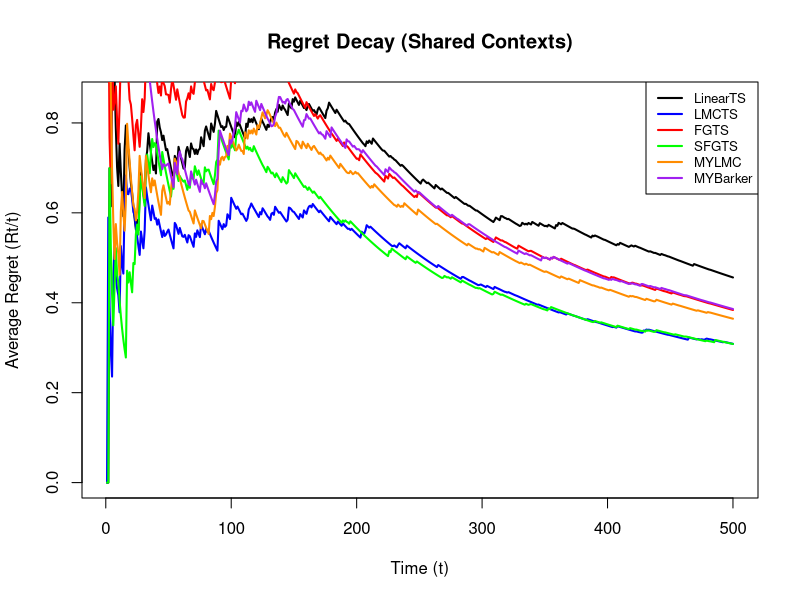

Source code (R):
set.seed(123)
library(MASS)

# ----------------------- Problem setup -----------------------
T <- 500                 # Horizon
K <- 2                    # Number of arms
d_context <- 4            # Context dimension
d <- K * d_context        # Parameter dimension (block per arm)
eta <- 1
sigma <- 1                # Reward noise std
sigma0 <- 0.01*eta        # Prior std

# ----------------------- Sampler hyperparameters -----------------------
h_lmc <- 1e-4             # Langevin stepsize
h_barker <- 0.01           # Barker proposal scale
K_lmc <- 1               # LMC inner iterations
K_barker <- 1            # Barker inner iterations
lambda_fg <- 0.5*eta      # Feel-good regularization strength
lambda_my <- 10            # Moreau envelope smoothing width
b_cap <- 1                # Optimism reward cap
s_param <- 5.0            # Sigmoid sharpness (smooth FGTS)

# ----------------------- Ground truth model -----------------------
theta_star <- rnorm(d) #c(rnorm(d/2), rep(5, d/2))
theta_star_mat <- matrix(theta_star, d_context, K)

# Shared contexts/noise so all algorithms see identical environment
X_all <- matrix(rnorm(T * d_context), T, d_context)
noise_all <- rnorm(T, 0, sigma)

# Feature mapping: block-vector for chosen arm
get_phi_matrix <- function(X, a, K, d_context) {
  vec <- rep(0, K * d_context)
  st <- (a - 1) * d_context + 1
  vec[st:(st + d_context - 1)] <- X
  return(vec)
}

# Numerically stable sigmoid used in SFGTS
sigmoid_stable <- function(z) {
  ifelse(z >= 0, 1 / (1 + exp(-z)), exp(z) / (1 + exp(z)))
}

# Gradient of Moreau-Yosida envelope of hinge(b − f)
grad_my_envelope <- function(x, a, lam) {
  ifelse(x <= a - lam, -1, ifelse(x >= a, 0, (x - a) / lam))
}

# ================================================================
# 1. Exact Linear Thompson Sampling (Gaussian posterior)
# ================================================================
mu <- rep(0, d) 
Sigma <- diag(sigma0^2, d)
regrets_linear <- numeric(T)

for (t in 1:T) {
  X_t <- X_all[t,]
  
  theta_sample <- MASS::mvrnorm(1, mu, Sigma)      # Exact posterior sample
  a_t <- which.max(as.vector(X_t %*% matrix(theta_sample, d_context, K)))
  
  r_star_t <- max(as.vector(X_t %*% theta_star_mat))
  phi_t <- get_phi_matrix(X_t, a_t, K, d_context)
  regrets_linear[t] <- r_star_t - sum(phi_t * theta_star)
  
  r_obs <- sum(phi_t * theta_star) + noise_all[t]  # Observed reward
  
  # Bayesian linear regression update
  S_inv <- solve(Sigma)
  Sigma <- solve(S_inv + (1/sigma^2)*tcrossprod(phi_t))
  mu <- Sigma %*% (S_inv %*% mu + (1/sigma^2)*phi_t*r_obs)
}

# ================================================================
# 2. LMC Thompson Sampling (approx posterior sampling)
# ================================================================
theta_curr <- rep(0, d); A <- matrix(0, d, d); b_vec <- rep(0, d)
regrets_lmc <- numeric(T)

for (t in 1:T) {
  X_t <- X_all[t,]
  
  for (k in 1:K_lmc) {
    grad <- (theta_curr/sigma0^2) + (2*eta*(A %*% theta_curr - b_vec)) # del(-log posterior)
    theta_curr <- theta_curr - h_lmc * grad + sqrt(2*h_lmc) * rnorm(d) # Langevin step
  }
  
  a_t <- which.max(as.vector(X_t %*% matrix(theta_curr, d_context, K)))
  phi_t <- get_phi_matrix(X_t, a_t, K, d_context)
  regrets_lmc[t] <- max(as.vector(X_t %*% theta_star_mat)) - sum(phi_t * theta_star)
  
  # Update sufficient statistics (A,b)
  A <- A + tcrossprod(phi_t)
  b_vec <- b_vec + phi_t*(sum(phi_t * theta_star) + noise_all[t])
}

# ================================================================
# 3. FGTS — hard optimism bonus
# ================================================================
theta_curr <- rep(0, d); A <- matrix(0, d, d); b_vec <- rep(0, d)
regrets_fg <- numeric(T); X_hist <- matrix(0, T, d_context)

for (t in 1:T) {
  X_t <- X_all[t,]; X_hist[t,] <- X_t
  X_curr_h <- X_hist[1:t, , drop=FALSE]
  
  for (k in 1:K_lmc) {
    g_base <- (theta_curr/sigma0^2) + (2*eta*(A %*% theta_curr - b_vec))
    
    all_rew <- X_curr_h %*% matrix(theta_curr, d_context, K) # predicted rewards
    best_a <- max.col(all_rew)
    g_fg <- rep(0, d)
    
    # add gradient only if predicted reward below optimism cap
    idx_fg <- which(all_rew[cbind(1:t, best_a)] < b_cap)
    print(length(idx_fg))
    if(length(idx_fg)>0){
      for(i in idx_fg) g_fg <- g_fg + get_phi_matrix(X_curr_h[i,], best_a[i], K, d_context)
    }
    
    theta_curr <- theta_curr - h_lmc * (g_base - lambda_fg * g_fg) + sqrt(2*h_lmc) * rnorm(d)
  }
  
  a_t <- which.max(as.vector(X_t %*% matrix(theta_curr, d_context, K)))
  phi_t <- get_phi_matrix(X_t, a_t, K, d_context)
  regrets_fg[t] <- max(as.vector(X_t %*% theta_star_mat)) - sum(phi_t * theta_star)
  
  A <- A + tcrossprod(phi_t)
  b_vec <- b_vec + phi_t*(sum(phi_t * theta_star) + noise_all[t])
}

# ================================================================
# 4. SFGTS — smoothed optimism (sigmoid)
# ================================================================
theta_curr <- rep(0, d); A <- matrix(0, d, d); b_vec <- rep(0, d)
regrets_sfg <- numeric(T); X_hist <- matrix(0, T, d_context)

for (t in 1:T) {
  X_t <- X_all[t,]; X_hist[t,] <- X_t
  X_curr_h <- X_hist[1:t, , drop=FALSE]
  
  for (k in 1:K_lmc) {
    g_base <- (theta_curr/sigma0^2) + (2*eta*(A %*% theta_curr - b_vec))
    
    all_rew <- X_curr_h %*% matrix(theta_curr, d_context, K)
    best_a <- max.col(all_rew)
    
    # smooth approximation of indicator using sigmoid
    weights <- lambda_fg * sigmoid_stable(s_param * (b_cap - all_rew[cbind(1:t, best_a)]))
    
    g_sfg <- rep(0, d)
    for(i in 1:t)
      g_sfg <- g_sfg + weights[i] * get_phi_matrix(X_curr_h[i,], best_a[i], K, d_context)
    
    theta_curr <- theta_curr - h_lmc * (g_base - g_sfg) + sqrt(2*h_lmc) * rnorm(d)
  }
  
  a_t <- which.max(as.vector(X_t %*% matrix(theta_curr, d_context, K)))
  phi_t <- get_phi_matrix(X_t, a_t, K, d_context)
  regrets_sfg[t] <- max(as.vector(X_t %*% theta_star_mat)) - sum(phi_t * theta_star)
  
  A <- A + tcrossprod(phi_t)
  b_vec <- b_vec + phi_t*(sum(phi_t * theta_star) + noise_all[t])
}

# ================================================================
# 5. MY-LMC — Moreau-Yosida smoothed optimism
# ================================================================
theta_curr <- rep(0, d); A <- matrix(0, d, d); b_vec <- rep(0, d)
regrets_mylmc <- numeric(T); X_hist <- matrix(0, T, d_context)

for (t in 1:T) {
  X_t <- X_all[t,]; X_hist[t,] <- X_t
  X_curr_h <- X_hist[1:t, , drop=FALSE]
  
  for (k in 1:K_lmc) {
    g_base <- (theta_curr/sigma0^2) + (2*eta*(A %*% theta_curr - b_vec))
    
    all_rew <- X_curr_h %*% matrix(theta_curr, d_context, K)
    best_a <- max.col(all_rew)
    
    # gradient of Moreau envelope
    g_env <- grad_my_envelope(all_rew[cbind(1:t, best_a)], b_cap, lambda_my)
    g_fg <- rep(0, d)
    idx_my <- which(g_env != 0)
    if(length(idx_my)>0){
      for(i in idx_my)
        g_fg <- g_fg + g_env[i] * get_phi_matrix(X_curr_h[i,], best_a[i], K, d_context)
    }
    
    theta_curr <- theta_curr - h_lmc * (g_base + lambda_fg * g_fg) + sqrt(2*h_lmc) * rnorm(d)
  }
  
  a_t <- which.max(as.vector(X_t %*% matrix(theta_curr, d_context, K)))
  phi_t <- get_phi_matrix(X_t, a_t, K, d_context)
  regrets_mylmc[t] <- max(as.vector(X_t %*% theta_star_mat)) - sum(phi_t * theta_star)
  
  A <- A + tcrossprod(phi_t)
  b_vec <- b_vec + phi_t*(sum(phi_t * theta_star) + noise_all[t])
}

# ================================================================
# 6. MY-Barker — same posterior, Barker MCMC kernel
# ================================================================
theta_curr <- rep(0, d); A <- matrix(0, d, d); b_vec <- rep(0, d)
regrets_myb <- numeric(T); X_hist <- matrix(0, T, d_context)

for (t in 1:T) {
  X_t <- X_all[t,]; X_hist[t,] <- X_t
  X_curr_h <- X_hist[1:t, , drop=FALSE]
  
  for (k in 1:K_barker) {
    g_base <- (theta_curr/sigma0^2) + (2*eta*(A %*% theta_curr - b_vec))
    
    all_rew <- X_curr_h %*% matrix(theta_curr, d_context, K)
    best_a <- max.col(all_rew)
    
    g_env <- grad_my_envelope(all_rew[cbind(1:t, best_a)], b_cap, lambda_my)
    g_fg <- rep(0, d)
    idx_my <- which(g_env != 0)
    if(length(idx_my)>0){
      for(i in idx_my)
        g_fg <- g_fg + g_env[i] * get_phi_matrix(X_curr_h[i,], best_a[i], K, d_context)
    }
    
    g_total <- g_base + (lambda_fg * g_fg)
    
    # Barker proposal 
    w <- rnorm(d, 0, h_barker)
    p <- plogis(-0.5 * g_total * w)
    theta_curr <- theta_curr + ifelse(runif(d) < p, 1, -1) * w
  }
  
  a_t <- which.max(as.vector(X_t %*% matrix(theta_curr, d_context, K)))
  phi_t <- get_phi_matrix(X_t, a_t, K, d_context)
  regrets_myb[t] <- max(as.vector(X_t %*% theta_star_mat)) - sum(phi_t * theta_star)
  
  A <- A + tcrossprod(phi_t)
  b_vec <- b_vec + phi_t*(sum(phi_t * theta_star) + noise_all[t])
}

# ----------------------- Plot regret decay -----------------------
time_vec <- 1:T
palette <- c("black", "blue", "red", "green", "darkorange", "purple")
methods <- list(regrets_linear, regrets_lmc, regrets_fg, regrets_sfg, regrets_mylmc, regrets_myb)
method_names <- c("LinearTS", "LMCTS", "FGTS", "SFGTS", "MYLMC", "MYBarker")

plot(cumsum(methods[[1]])/time_vec, type="l", col=palette[1], lwd=2,
     ylab="Average Regret (Rt/t)", xlab="Time (t)", main="Regret Decay (Shared Contexts)",
     ylim=c(0, max((cumsum(methods[[1]])/time_vec)[20:T])))

for(i in 2:6) lines(cumsum(methods[[i]])/time_vec, col=palette[i], lwd=2)
legend("topright", legend=method_names, col=palette, lty=1, lwd=2, cex=0.8)
